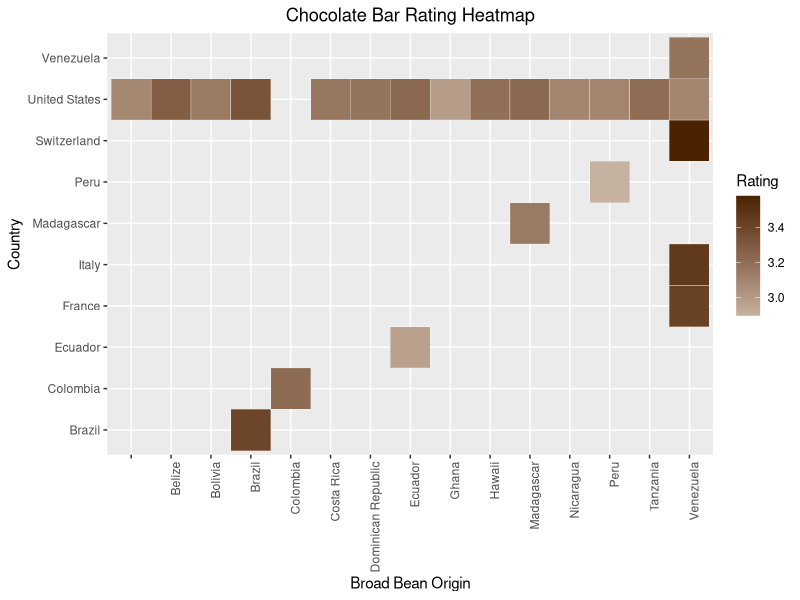
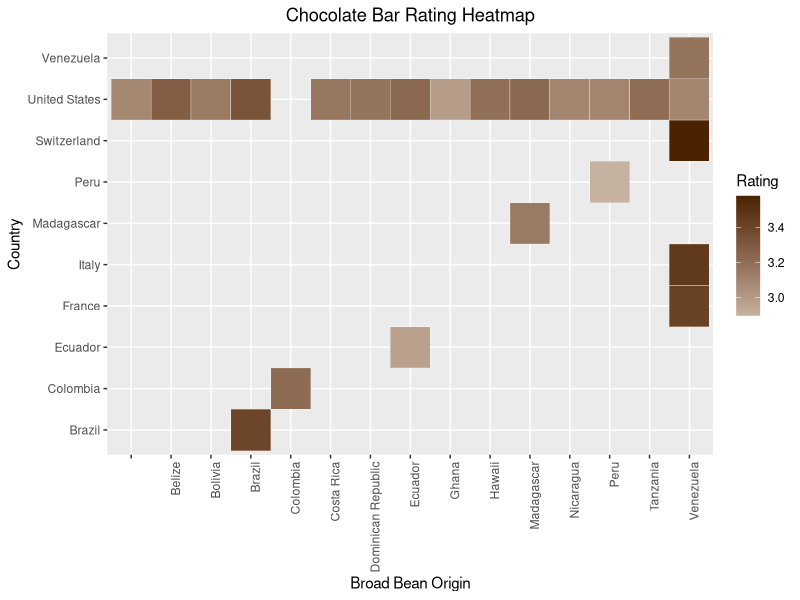

R code for these plots, in order:
library(ggplot2)
library(dplyr)
cocoa <- read.csv("flavors_of_cocao_clean.csv")
colnames(cocoa) <- c("bean.bar.orgin", "ref","date" , "percent", "location","rating", "beantype" ,"origin", "company")

orig <- group_by(cocoa, origin , location)
orig1 <- summarise(orig,  count=n() ,rate4= mean(rating))
orig2<- filter(orig1, count>=15)

ggplot(orig2, aes(origin, location, fill=rate4))+
  theme(plot.title = element_text(hjust = 0.5), 
        axis.text.x = element_text(angle = 90, hjust = 1))+
  geom_tile(color = "white")+
  scale_fill_gradient(low="#c6b2a1", high="#4c2300") +
  labs(x="Broad Bean Origin", y="Country" , 
       title="Chocolate Bar Rating Heatmap", fill="Rating")
ggsave("heat_map.png", dpi = 600, width = 5, height = 3)